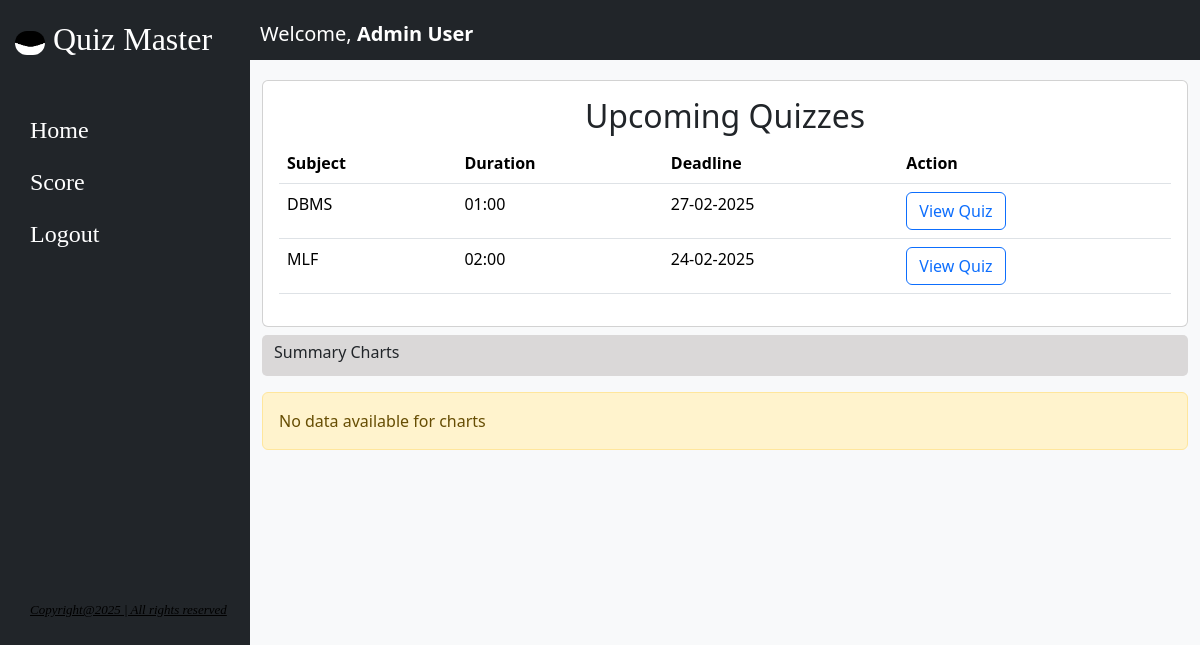
The app's page /dashboard/1 with its own data.
### model.py (models this page shows)
class User(db.Model):
    id = db.Column(db.Integer, primary_key=True)
    username = db.Column(db.String(200), unique=True, nullable=False)
    password = db.Column(db.String(128), nullable=False)
    fullname = db.Column(db.String(200), nullable=False)
    achievement = db.Column(db.String(256), nullable=False)
    user_status=db.Column(db.String(50),nullable=False,default='Enabled')
    dob = db.Column(db.DateTime, nullable=False)
    role=db.Column(db.String,default='user',nullable=False)
    quiz_scores = db.relationship('Scores' , back_populates='user_details')
    responses = db.relationship('UserResponse', back_populates='user')

class Quiz(db.Model):
    id = db.Column(db.String(50), primary_key=True)
    chapter_id = db.Column(db.String(50), db.ForeignKey("chapters.id"), nullable=False)
    quiz_date = db.Column(db.DateTime, nullable=False)
    duration = db.Column(db.String(10), nullable=False)
    remarks = db.Column(db.String(200), nullable=True)
    scores = db.relationship('Scores', back_populates='exam')
    questions = db.relationship('Question', back_populates='exam')
    chapter = db.relationship('Chapters', back_populates='exams')

class Subject(db.Model):
    id = db.Column(db.String(50),primary_key=True)
    name = db.Column(db.String(100), unique=True, nullable=False)
    desc = db.Column(db.Text,unique=False ,nullable=False)
    chapters = db.relationship('Chapters', back_populates='subject_info')

### app.py (the view)
@app.route('/dashboard/<int:user_id>', methods=['GET'])
def dashboard(user_id):
    user = User.query.get(user_id)
    current_date = datetime.now().strftime('%d-%m-%Y')
    if not user:
        return "User not found", 404
    if user.user_status == 'Disabled':
        return redirect(url_for('home', message="Your account has been disabled. Please contact the administrator."))
    quizzes = db.session.query(
        Quiz.id,
        Quiz.duration,
        Quiz.quiz_date,
        Subject.name.label('subject_name'),
        Chapters.name.label('chapter_name')
    ).join(Chapters, Quiz.chapter_id == Chapters.id) \
     .join(Subject, Chapters.subject_id == Subject.id).all()
    quiz_data = [
        {
            'id': quiz.id,
            'duration': quiz.duration,
            'quiz_date': quiz.quiz_date,
            'subject_name': quiz.subject_name,
            'chapter_name': quiz.chapter_name
        }
        for quiz in quizzes
    ]
    user_scores = Scores.query.filter_by(user_id=user_id).order_by(Scores.attempt_time.desc()).all()
    user_attempts = db.session.query(
        Subject.name,
        func.count(Scores.id).label("attempt_count")
    ).join(Chapters, Chapters.subject_id == Subject.id) \
     .join(Quiz, Quiz.chapter_id == Chapters.id) \
     .join(Scores, Scores.quiz_id == Quiz.id) \
     .filter(Scores.user_id == user_id) \
     .group_by(Subject.name).all()
    subjects_attempted = [row[0] for row in user_attempts]
    attempts_count = [row[1] for row in user_attempts]
    if not subjects_attempted:
        subjects_attempted = ["No Data"]
        attempts_count = [0]
    plt.figure(figsize=(10, 5))
    plt.bar(subjects_attempted, attempts_count, color='mediumseagreen')
    plt.xlabel('Subjects')
    plt.ylabel('Number of Attempts')
    plt.title('Your Subject-Wise Quiz Attempts')
    plt.xticks(rotation=45)
    plt.tight_layout()
    attempts_chart_path = f"{chart_dirc}/user_{user_id}_attempts.png"
    plt.savefig(attempts_chart_path)
    plt.close()
    avg_scores = db.session.query(
        Subject.name,
        func.avg(Scores.total).label("avg_score")
    ).join(Chapters, Chapters.subject_id == Subject.id) \
     .join(Quiz, Quiz.chapter_id == Chapters.id) \
     .join(Scores, Scores.quiz_id == Quiz.id) \
     .filter(Scores.user_id == user_id) \
     .group_by(Subject.name).all()
    subjects_scored = [row[0] for row in avg_scores]
    avg_score_values = [row[1] for row in avg_scores]
    if not subjects_scored:
        subjects_scored = ["No Data"]
        avg_score_values = [0]
    plt.figure(figsize=(10, 5))
    plt.bar(subjects_scored, avg_score_values, color='royalblue')
    plt.xlabel('Subjects')
    plt.ylabel('Average Score')
    plt.title('Your Average Score in Each Subject')
    plt.xticks(rotation=45)
    plt.ylim(0, 100)  # Assuming max score is 100
    plt.tight_layout()
    avg_scores_chart_path = f"{chart_dirc}/user_{user_id}_avg_scores.png"
    plt.savefig(avg_scores_chart_path)  # Save chart as PNG
    plt.close()
    return render_template('user_dashboard.html', user=user, quizzes=quiz_data,
                           user_scores=user_scores, current_date=current_date)

### templates/user_dashboard.html (shortened to what this page needs)
{% extends "user_base.html" %}
{% block content %}
<div class="row mt-1">
  <div class="col">
    <div class="card">
      <div class="card-body">
        <h2 class="card-title" style="text-align: center">Upcoming Quizzes</h2>
        <table class="table table-hover">
          <thead>
            <tr>
              <th>Subject</th>
              <th>Duration</th>
              <th>Deadline</th>
              <th>Action</th>
            </tr>
          </thead>
          <tbody>
            {% for quiz in quizzes %}
            <tr>
              <td>{{ quiz.subject_name }}</td>
              <td>{{ quiz.duration }}</td>
              <td>{{ quiz.quiz_date.strftime('%d-%m-%Y') }}</td>
              <td>
                <a href="{{ url_for('view_quiz', quiz_id=quiz.id , user_id=user.id) }}"
                   class="btn btn-outline-primary">View Quiz</a>
              </td>
            </tr>
            {% endfor %}
          </tbody>
        </table>
      </div>
    </div>
  </div>
</div>
<div
  class="container mt-2 mb-3"
  style="
    background-color: rgb(218, 216, 216);
    border-radius: 5px;
    border-color: black;
  "
>
  <div class="row">
    <div class="col">
      <p style="height: 25px; padding-top: 5px">Summary Charts</p>
    </div>
  </div>
</div>
{% if user_scores|length == 0 %}
<div class="alert alert-warning" role="alert">
  No data available for charts</div>
{% endif %}
{% endblock %}

### templates/user_base.html (shortened to what this page needs)
<!DOCTYPE html>
<html lang="en">
<head>
    <link href="https://cdn.jsdelivr.net/npm/bootstrap@5.3.3/dist/css/bootstrap.min.css" rel="stylesheet"
 />
    <link rel="stylesheet" href="/static/css/base.css">
</head>
<body>
     <div class="leftbar bg-dark">
        <div class="nav flex-column vh-100 ">
            <nav class="nav flex-column">
                <p><a class="navbar-brand">
                        <img src="/static/image/base.jpg" width="30" height="24" style="border-radius: 40px" />
                    </a>
                    <a class="navbar-brand">Quiz Master </a>
                </p>
                <ul class="navbar-nav me-auto mb-2 mb-lg-0">
                    <li class="nav-item">
                        <a class="nav-link" aria-current="page" href="/dashboard/{{user.id}}">Home</a>
                    </li>
                    <li class="nav-item">
                        <a class="nav-link" href="/user_scores/{{ user.id }}">Score</a>
                    </li>
                    <li class="nav-item">
                        <a class="nav-link" href="/login">Logout</a>
                    </li>
                    <li class="nav-item">
                        <p><u>Copyright@2025 |
                                All rights reserved </u></p>
                    </li>
                </ul>
            </nav>
        </div>
    </div>
    <div class="topbar">
        <nav class="navbar navbar-expand-lg">
            <div class="container bg-dark">
                    <p class="navbar-brand mt-4 text-white"">
                    Welcome, <strong>{{ user.fullname }}</strong>
                    </p>
            </div>
        </nav>
    </div>
    <div class="container-fluid">
        {% block content %}{% endblock %}
    </div>
</body>
</html>

### static/css/base.css (style rules this page uses)
body { margin-left: 250px; margin-top: 60px; background-color: #f8f9fa; }
.leftbar { position: fixed; top: 0; left: 0; width: 250px; padding: 15px; font-family: 'Times New Roman', Times, serif; font-size: xx-large; color: white; overflow-y: auto; }
.topbar .container { position:fixed; top: 0; left: 250px; height: 60px; width: calc(100% - 250px); background-color: rgba(204, 212, 212, 0.874) ; padding-top: 10px; display: flex; align-items: center; padding: 10px; z-index: 1000; }
.leftbar ul { font-size: x-large; margin-top: 25px; padding-left: 15px; }
.leftbar ul p { font-size: small; color: black; font-style: oblique; margin-top: 340px; text-align: center; }

### records on screen
User: fullname "Admin User"
Quiz: subject_name "DBMS", duration "01:00", quiz_date "27-02-2025"
Quiz: subject_name "MLF", duration "02:00", quiz_date "24-02-2025"
